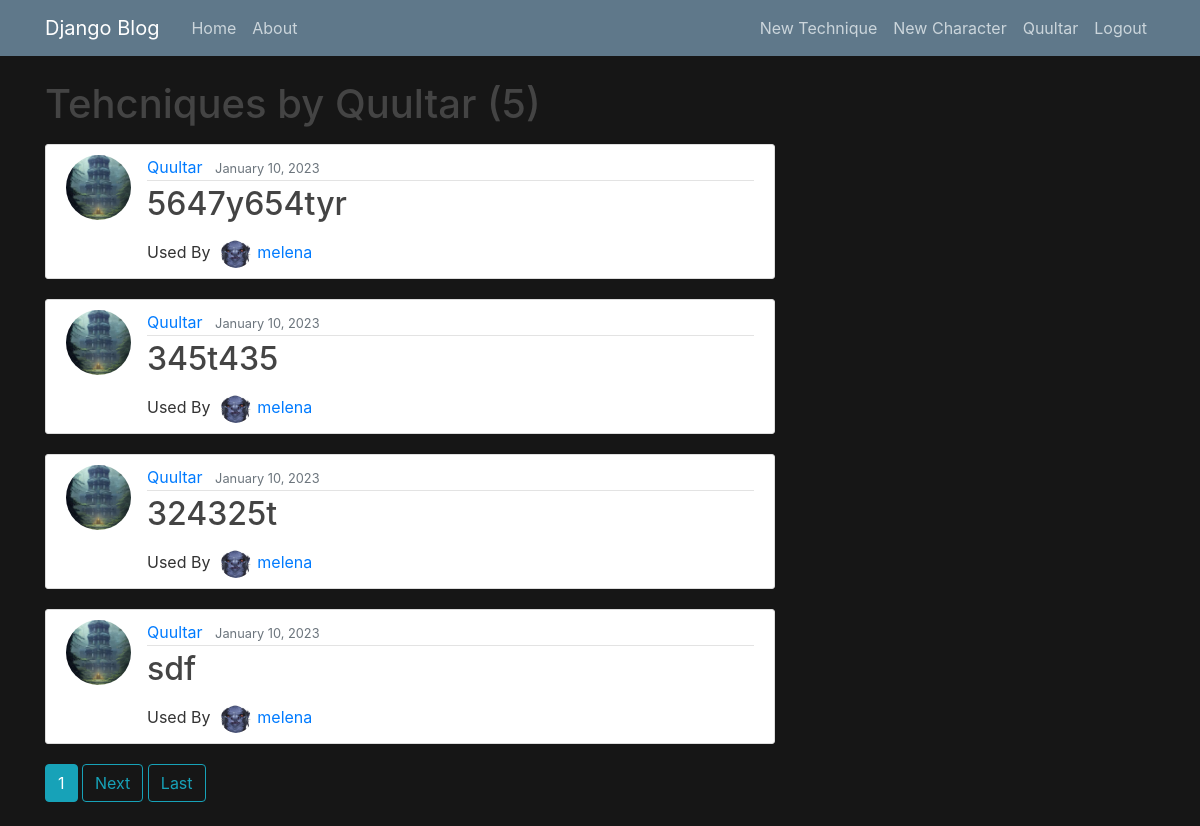
The page /unlimited/user/Quultar (signed in) on the database its author committed.
### unlimited/models.py (models this page shows, shortened)
class Technique(models.Model):
    power = models.IntegerField(default=0,null=True)
    boon = models.BooleanField(default=False)
    MULTITARGET_CHOICES = (("0","1"),("1","2"),("2","3"),("3","4"))
    AREA_CHOICES = (("0","none"),("1","small"),("2","medium"),("3","large"))
    RANGE_CHOICES = (("0","touch"),("1","reach"),("2","near"),("3","far"),("4","remote"))
    multitarget = models.CharField(default="0",max_length=100,choices=MULTITARGET_CHOICES, )
    area = models.CharField(default="0",max_length=100,choices=AREA_CHOICES)
    range = models.CharField(default="0",max_length=100,choices=RANGE_CHOICES)
    disarm = models.BooleanField(default=False)
    forceful = models.BooleanField(default=False)
    HEAL_CHOICES = (("0","0%"),("1","50%"),("2","100%"))
    heal = models.CharField(default="0",max_length=100,choices=HEAL_CHOICES)
    destructive = models.BooleanField(default=False)
    combo = models.BooleanField(default=False)
    immobilizing = models.BooleanField(default=False)
    piercing = models.BooleanField(default=False)
    controlled = models.BooleanField(default=False)
    frightning = models.BooleanField(default=False)
    cure = models.BooleanField(default=False)
    SUMMON_CHOICES =  (("0","None"),("1","1"),("2","2"),("3","3"))
    summon = models.CharField(default="0",max_length=100,choices=SUMMON_CHOICES)
    vampiric = models.BooleanField(default=False)
    practiced = models.BooleanField(default=False)
    transformation = models.BooleanField(default=False)
    stunning = models.BooleanField(default=False)
    armor_shred = models.BooleanField(default=False)
    terrain = models.BooleanField(default=False)
    name = models.CharField(max_length=100,unique=True)
    content = models.TextField()
    last_modified = models.DateTimeField(auto_now=True)
    date_created = models.DateTimeField(default=timezone.now)
    author = models.ForeignKey(User, on_delete=models.PROTECT)
    character = models.ForeignKey(Character, on_delete=models.PROTECT)
    slug = models.SlugField(null=True,unique=True)
    max_cost = models.IntegerField(null=True)
    cost = models.IntegerField(null=True)
    success_message = "Technique saved successfully"

class Character(models.Model):
    name = models.CharField(max_length=100,unique=True)
    last_modified = models.DateTimeField(auto_now=True)
    date_created = models.DateTimeField(default=timezone.now)
    player = models.ForeignKey(User,on_delete=models.PROTECT)
    level = models.IntegerField()
    image = models.ImageField(default="default.jpg",upload_to="character_art",blank=True)
    slug = models.SlugField(null=True,unique=True)
    def __str__(self):
        return self.name

### users/models.py (models this page shows, shortened)
class Profile(models.Model):
    user = models.OneToOneField(User, on_delete=models.CASCADE)
    pfp = models.ImageField(default="default.jpg",upload_to="profile_pics")

### unlimited/views.py (the view)
# urls.py: path('user/<str:username>',UserTechniqueListView.as_view(), name="user-techniques"),
class UserTechniqueListView(ListView):
    model = Technique
    template_name = "unlimited/user_techniques.html"
    context_object_name = "techniques"
    paginate_by = 4
    def get_queryset(self):
        user = get_object_or_404(User, username=self.kwargs.get("username"))
        return Technique.objects.filter(author=user).order_by("-date_created")

### unlimited/templates/unlimited/user_techniques.html (shortened to what this page needs)
{% extends "unlimited/base.html" %}
{% block content %}
    <h1 class="mb-3">Tehcniques by {{ view.kwargs.username}} ({{ page_obj.paginator.count }})</h1>
    {% for tech in techniques%}
        <article class="media content-section">
            <img class="rounded-circle article-img" src="{{tech.author.profile.pfp.url}}">
            <div class="media-body">
            <div class="article-metadata">
                <a class="mr-2" href="{% url "user-techniques" tech.author.username %}">{{ tech.author }}</a>
                <small class="text-muted">{{ tech.date_created|date:"F j, Y" }}</small>
            </div>
            <h2><a class="article-title" href="{% url "technique-detail" tech.slug %}">{{ tech.name }}</a></h2>
            <div >
                Used By  <img class="rounded-circle article-img" style="width:5%;height:5%;margin-left:6px;margin-right:6px" src="{{tech.character.image.url}}"><a class="mr-2" href="{% url "character-detail" tech.character.slug %}">{{ tech.character }}</a>
            </div>
            </div>
        </article>
    {% endfor %}
    {% if is_paginated %}
        {% for  num in page_obj.paginator.page_range %}
            {% if page_obj.number == num %}
                <a class = "btn btn-info mb-4" href="?page={{ num }}">{{ num }}</a>
            {% elif num > page_obj.number|add:"-3" and num > page_obj.number|add:"3" %}
                <a class = "btn btn-outline-info mb-4" href="?page={{ num }}">{{ num }}</a>
            {% endif %}
        {% endfor %}
        {% if page_obj.has_next %}
            <a class = "btn btn-outline-info mb-4" href="?page={{ page_obj.next_page_number }}">Next</a>
            <a class = "btn btn-outline-info mb-4" href="?page={{ page_obj.paginator.num_pages}}">Last</a>
        {% endif %}
    {% endif %}
{% endblock content%}

### unlimited/templates/unlimited/base.html (shortened to what this page needs)
{% load static %}
<html lang ="en">
    <head>
        <link rel="stylesheet" href="https://cdn.jsdelivr.net/npm/bootstrap@4.0.0/dist/css/bootstrap.min.css">
        <link rel="stylesheet" type = "text/css" href="{% static "unlimited/main.css"%}">
    </head>
    <body>
        <header class="site-header">
            <nav class="navbar navbar-expand-md navbar-dark bg-steel fixed-top">
              <div class="container">
                <a class="navbar-brand mr-4" href="{% url "unlimited-home" %}">Django Blog</a>
                <div class="collapse navbar-collapse" id="navbarToggle">
                  <div class="navbar-nav mr-auto">
                    <a class="nav-item nav-link" href="{% url "unlimited-home" %}">Home</a>
                    <a class="nav-item nav-link" href="{% url "unlimited-about" %}">About</a>
                  </div>
                  <div class="navbar-nav">
                    <a class="nav-item nav-link" href="{% url "technique-create" %}">New Technique</a>
                    <a class="nav-item nav-link" href="{% url "character-create" %}">New Character</a>
                    {% if user.is_authenticated%}
                      <a class="nav-item nav-link" href="{% url "profile" %}">{{user.username}}</a>
                      <a class="nav-item nav-link" href="{% url "logout" %}">Logout</a>
                    {% else %}
                      <a class="nav-item nav-link" href="{% url "login" %}">Login</a>
                      <a class="nav-item nav-link" href="{% url "register" %}">Register</a>
                    {% endif %}
                  </div>
                </div>
              </div>
            </nav>
        </header>
        <main role="main" class="container">
            <div class="row">
              <div class="col-md-8">
                {% block content %}{% endblock %}
              </div>
            </div>
          </main>
    </body>
</html>

### unlimited/static/unlimited/main.css (style rules this page uses)
body { background: #161616 !important; color: #333333; margin-top: 5rem; }
h1, h2, h3, h4, h5, h6 { color: #444444; }
.bg-steel { background-color: #5f788a; }
.site-header .navbar-nav .nav-link { color: #cbd5db; }
.content-section { background: #ffffff; padding: 10px 20px; border: 1px solid #dddddd; border-radius: 3px; margin-bottom: 20px; }
.article-title { color: #444444; }
.article-img { height: 65px; width: 65px; margin-right: 16px; }
.article-metadata { padding-bottom: 1px; margin-bottom: 4px; border-bottom: 1px solid #e3e3e3 }

### rows shown on the page
Technique: author.profile.pfp (picture), author "Quultar", date_created "January 10, 2023", name "5647y654tyr", character.image (placeholder picture), character "melena"
Technique: author.profile.pfp (picture), author "Quultar", date_created "January 10, 2023", name "345t435", character.image (placeholder picture), character "melena"
Technique: author.profile.pfp (picture), author "Quultar", date_created "January 10, 2023", name "324325t", character.image (placeholder picture), character "melena"
Technique: author.profile.pfp (picture), author "Quultar", date_created "January 10, 2023", name "sdf", character.image (placeholder picture), character "melena"

### other values the page prints
{{ user.username }} "Quultar"
{{ view.kwargs.username }} "Quultar"
{{ page_obj.paginator.count }} "5"
{{ num }} "1"
